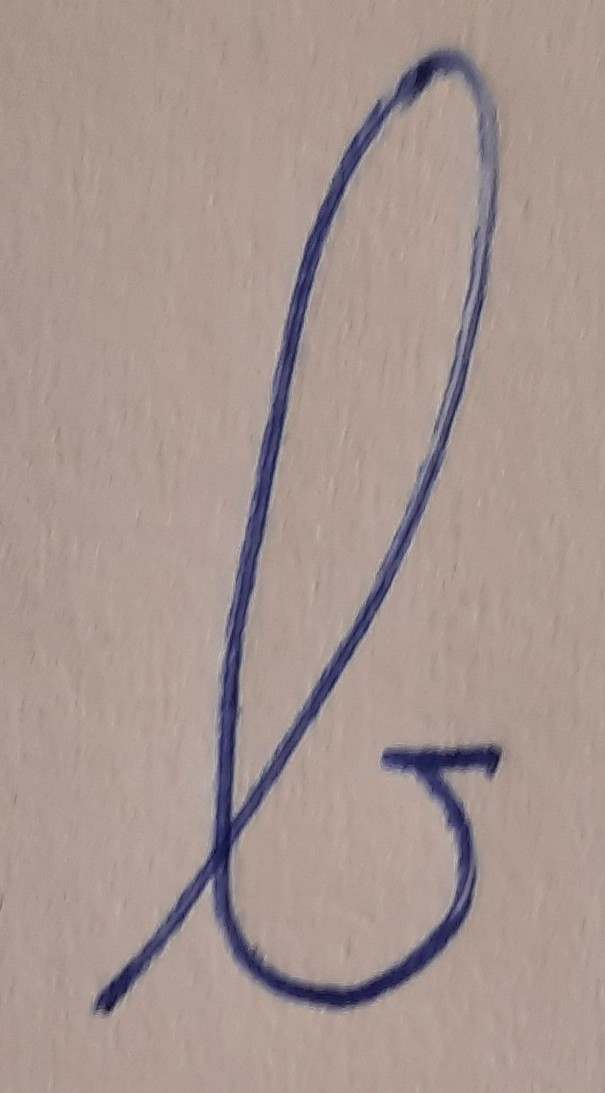
#> input picture imgs/grapheme.png, 605 x 1093 px
$ python grapheme.py   (older library calls are emulated)
#> lines starting #> are read from the running program, lines starting #| are printed output that depends on the picture; after the words box and inside, x2 and y2 are one past the last pixel; in counts of white or black regions, pixels touching at a corner belong together

import cv2
import numpy as np
import json
import matplotlib.pyplot as plt
from collections import Counter
from scipy.fft import fft
from skimage.morphology import skeletonize
from scipy.signal import welch

DIRECTIONS = [
  (0,   1),  # 0: Destra
  (-1,  1),  # 1: Alto a destra
  (-1,  0),  # 2: Alto
  (-1, -1),  # 3: Alto a sinistra
  (0,  -1),  # 4: Sinistra
  (1,  -1),  # 5: Basso a sinistra
  (1,   0),  # 6: Basso
  (1,   1),  # 7: Basso a destra
]

DIRECTIONAL_CLASSES = [
  (0, 0),  # Destra, Destra
  (0, 1),  # Destra, Alto a destra
  (0, 7),  # Destra, Basso a destra
  (7, 7),  # Basso a destra, Basso a destra
  (7, 0),  # Basso a destra, Destra
  (7, 6),  # Basso a destra, Basso
  (6, 6),  # Basso, Basso
  (6, 7),  # Basso, Basso a destra
  (6, 5),  # Basso, Basso a sinistra
  (5, 5),  # Basso a sinistra, Basso a sinistra
  (5, 6),  # Basso a sinistra, Basso
  (5, 4)   # Basso a sinistra, Sinistra
]

DIRECTIONAL_LABELS = [
  "→ →",  # (0, 0)
  "→ ↗",  # (0, 1)
  "→ ↘",  # (0, 7)
  "↘ ↘",  # (7, 7)
  "↘ →",  # (7, 0)
  "↘ ↓",  # (7, 6)
  "↓ ↓",  # (6, 6)
  "↓ ↘",  # (6, 7)
  "↓ ↙",  # (6, 5)
  "↙ ↙",  # (5, 5)
  "↙ ↓",  # (5, 6)
  "↙ ←"   # (5, 4)
]

# BINARIZZAZIONE

def load_grapheme_image(img):
#> called with img = 'imgs/grapheme.png'
  image = cv2.imread(img, cv2.IMREAD_GRAYSCALE)
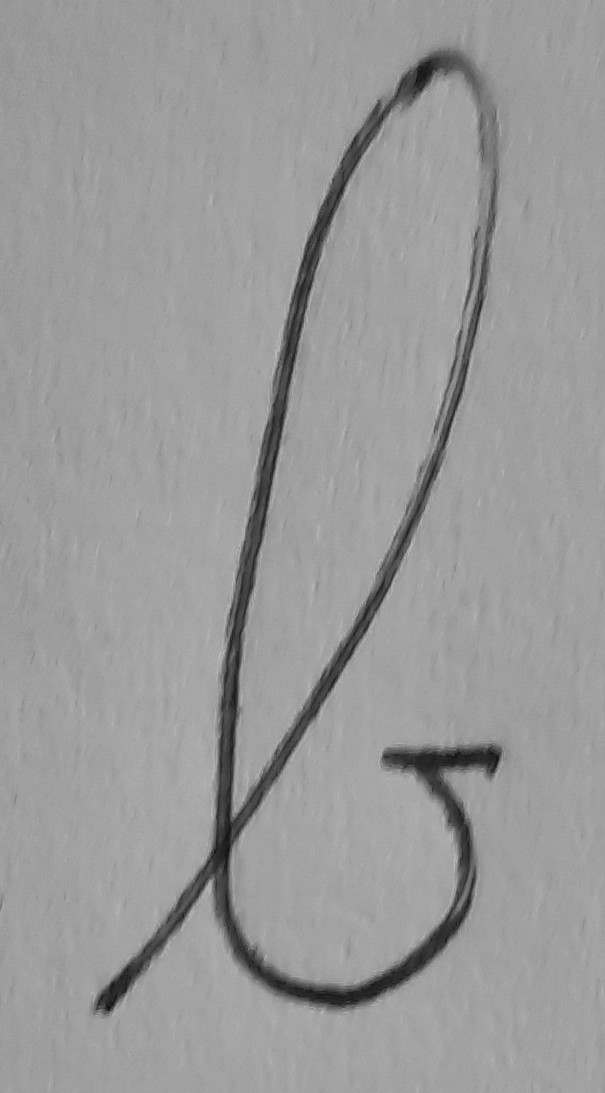
#> image: shape (1093, 605); min 10, max 193, mean 154
  original_height, original_width = image.shape
#> original_height = 1093; original_width = 605
  return image

def binarize_grapheme_image(image, threshold=127):
#> called with threshold = 127
  _, bin_image = cv2.threshold(image, threshold, 255, cv2.THRESH_BINARY)
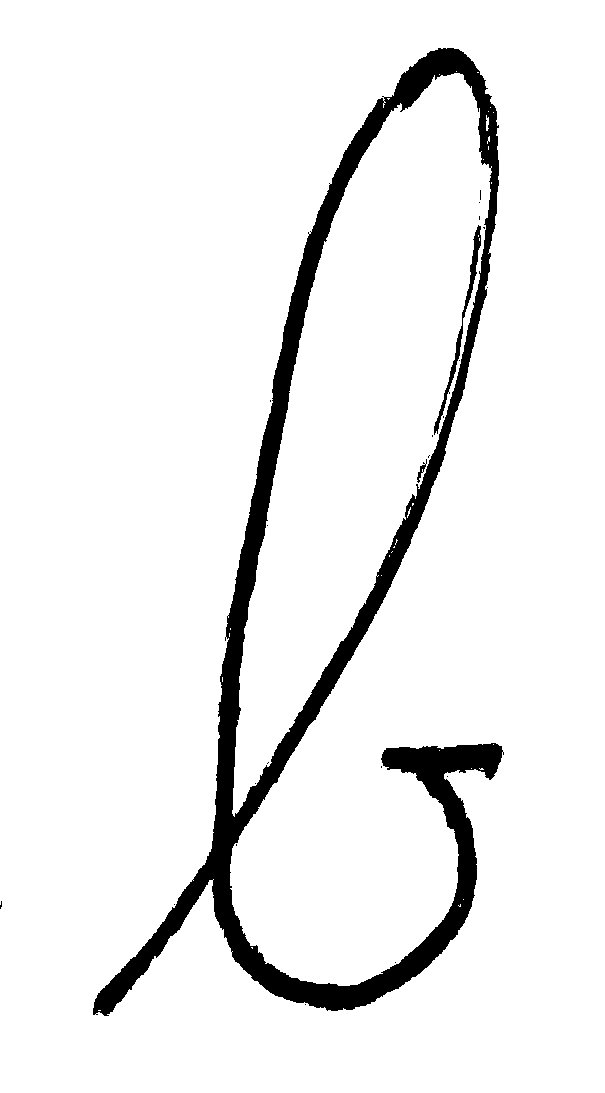
#> bin_image: shape (1093, 605); 93.2% white; 23 black regions (20 under 20 px), largest, box (x1, y1, x2, y2) and area: (93, 48, 504, 1016) 43717, (434, 225, 481, 435) 870, (417, 459, 427, 483) 69
  return bin_image

def scale_grapheme_image(image, dim=0, scale_by_width=True):
#> called with dim = 400, scale_by_width = True
  original_height, original_width = image.shape
#> original_height = 1093; original_width = 605
  # Esegui la scalatura solo se dim > 0
  if dim > 0:
    if scale_by_width:
      new_width = dim
      scale_ratio = new_width / original_width
#> scale_ratio = 0.661
      new_height = int(original_height * scale_ratio)
#> new_height = 722
      image = cv2.resize(image, (new_width, new_height))
#> image: shape (722, 400)
  return image

def rotate_grapheme_image(img, angle=0):
  # Rotazione in senso antiorario in base all'angolo
  if angle != 0:
    # Calcola le dimensioni del canvas necessarie
    # per contenere l'immagine ruotata
    (h, w) = img.shape[:2]
    center = (w // 2, h // 2)
    rotation_matrix = cv2.getRotationMatrix2D(center, angle, 1.0)
    # Calcola l'angolo di rotazione
    # per ottenere le dimensioni del canvas
    cos_angle = np.abs(rotation_matrix[0, 0])
    sin_angle = np.abs(rotation_matrix[0, 1])
    new_w = int((h * sin_angle) + (w * cos_angle))
    new_h = int((h * cos_angle) + (w * sin_angle))
    # Adatta la matrice di rotazione
    rotation_matrix[0, 2] += (new_w / 2) - center[0]
    rotation_matrix[1, 2] += (new_h / 2) - center[1]
    # Applica la rotazione
    rotated_img = cv2.warpAffine(img, rotation_matrix, (new_w, new_h))
  else:
    rotated_img = img
  return rotated_img

def extract_grapheme_edge(image):
  sobel_x = cv2.Sobel(image, cv2.CV_64F, 1,0, ksize=3)
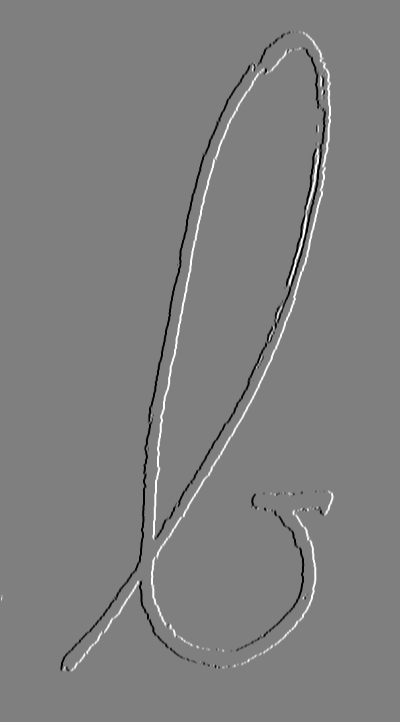
#> sobel_x: shape (722, 400) float64; min -1020, max 1020, mean 0; drawn with min black and max white
  sobel_y = cv2.Sobel(image, cv2.CV_64F, 0,1, ksize=3)
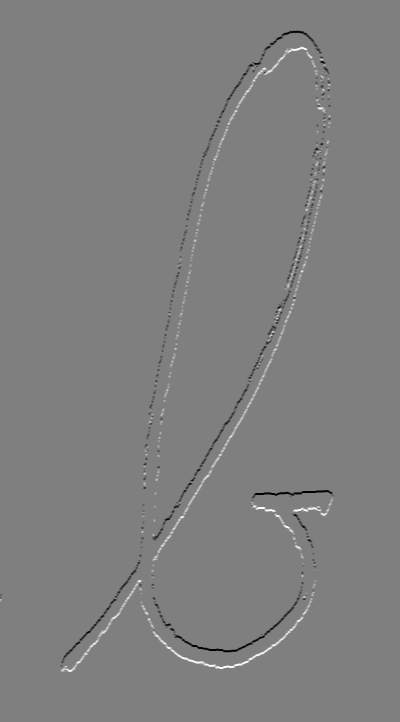
#> sobel_y: shape (722, 400) float64; min -1020, max 1020, mean 0; drawn with min black and max white
  edges = np.sqrt(sobel_x**2 + sobel_y**2)
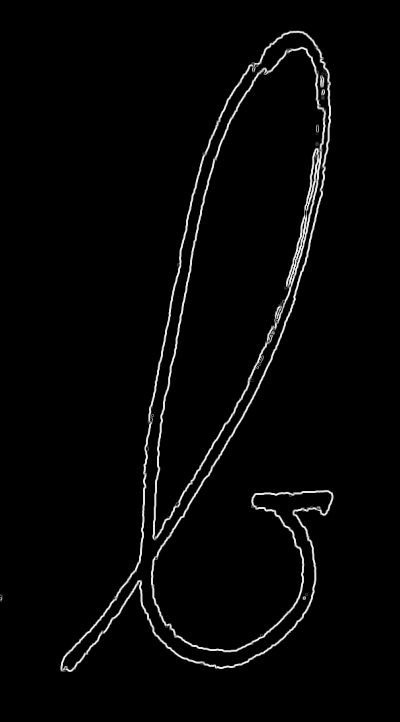
#> edges: shape (722, 400) float64; min 0, max 1140.4, mean 26.7; drawn with min black and max white
  _, edge_binary = cv2.threshold(edges, 50, 255, cv2.THRESH_BINARY)
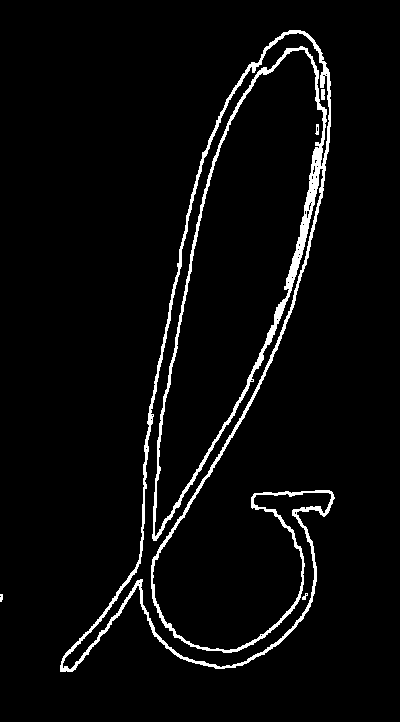
#> edge_binary: shape (722, 400) float64; 4.1% white; 5 white regions, box (x1, y1, x2, y2) and area: (60, 30, 335, 672) 11786, (321, 89, 325, 100) 43, (315, 124, 319, 135) 30, (302, 593, 308, 600) 23, (0, 594, 3, 602) 21
  edge_binary = (edge_binary > 0).astype(np.uint8)
  return edge_binary

def thin_grapheme_edge(image_edge):
  image_edge = image_edge > 0
  skeleton = skeletonize(image_edge)
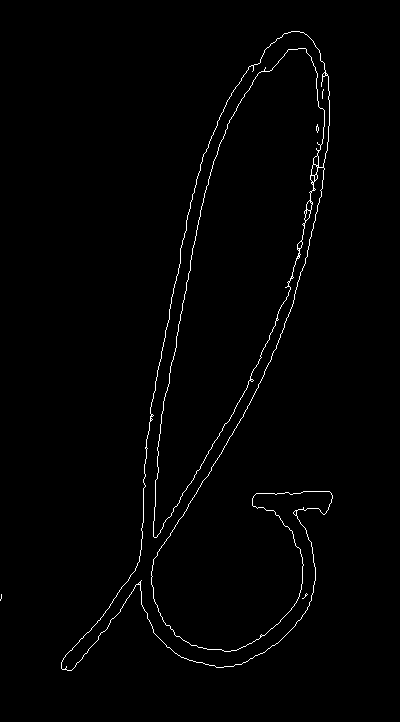
#> skeleton: shape (722, 400) bool; 1.2% white in thin lines or dots, all inside (x1, y1, x2, y2) = (0, 31, 333, 671)
  skeleton = np.uint8(skeleton) * 1
  return skeleton

# SEGMENTAZIONE

def direction(p1, p2):
  delta = (p2[0] - p1[0], p2[1] - p1[1])
  if delta in DIRECTIONS:
    return DIRECTIONS.index(delta)
  return None

def is_valid_point(p, edge_data):
  rows, cols = edge_data.shape
  return 0<=p[0]<rows and 0<=p[1]<cols and edge_data[p[0], p[1]]>0

def extend_segment(p, d, s, dir_sequence, visited, edge_data):
  while True:
      neighbors = [(p[0] + dx, p[1] + dy) for dx, dy in DIRECTIONS]
      valid_neighbors = [
          (p2, direction(p, p2))
          for p2 in neighbors
          if is_valid_point(p2, edge_data) and p2 not in visited
      ]
      if not valid_neighbors:
          break
      extended = False
      for p2, dir_p2 in valid_neighbors:
          if dir_p2 == d or dir_p2 == s:
              if dir_p2 == s and dir_sequence and dir_sequence[-1] == s:
                  continue
              p = p2
              visited.add(p)
              dir_sequence.append(dir_p2)
              extended = True
              break
      if not extended:
          break
  return dir_sequence, True

def valid_sequence_format(lst):
  in_sequence_of_ones = False
  for i in range(len(lst)):
      if lst[i] == 1:
          in_sequence_of_ones = True
      elif lst[i] == 0:
          if in_sequence_of_ones:
              in_sequence_of_ones = False
          else:
              return False
      else:
          return False
  return True

def detect_quasi_straight_segments(edge_data, n, s, l):
  Q = []
  visited = set()
  rows, cols = edge_data.shape
  for i in range(rows):
      for j in range(cols):
          if edge_data[i, j] != 0 and (i, j) not in visited:
              p1 = (i, j)
              for dir in DIRECTIONS:
                  p2 = (p1[0] + dir[0], p1[1] + dir[1])
                  if is_valid_point(p2,edge_data) and direction(p1, p2) == n:
                      dir_sequence = []
                      visited.add(p1)
                      visited.add(p2)
                      dir_sequence, valid = extend_segment(
                          p2, n, s, dir_sequence, visited, edge_data
                      )
                      if valid:
                          dir_sequence, valid = extend_segment(
                              p1,
                              (n + 4) % 8,
                              (s + 4) % 8,
                              dir_sequence[::-1],
                              visited,
                              edge_data,
                          )
                      if valid and len(dir_sequence) >= l:
                          Q.append(dir_sequence)
  return Q

def segment_grapheme_edge(img, seg_length=2):
#> called with seg_length = 5
  segments = []
  for dominant, deviation in DIRECTIONAL_CLASSES:
    detected_segment = detect_quasi_straight_segments(img, dominant,
                                                      deviation,
                                                      seg_length)
    segments.append(detected_segment)
#> this loop made 12 passes
  return segments

# ANALISI ENERGETICA

def binarize_grapheme_edge(grapheme):
  binarized_grapheme = []
  for class_index, directional_class in enumerate(grapheme):
      dominant, deviation = DIRECTIONAL_CLASSES[class_index]
      binarized_class = []
      for segment in directional_class:
          binarized_segment = [
              1 if code == dominant else 0 for code in segment]
          if valid_sequence_format(binarized_segment):
              binarized_class.append(binarized_segment)
      binarized_grapheme.append(binarized_class)
#> this loop made 12 passes
  return binarized_grapheme

def aggregate_edge_classes(binarized_grapheme_edge):
  aggregated_edge_classes = []
  for binarized_class in binarized_grapheme_edge:
      if len(binarized_class) > 0:
          aggregated_edge_classes.append((np.concatenate(binarized_class)).tolist())
      else:
          aggregated_edge_classes.append([])
  return aggregated_edge_classes

def calculate_gradients(aggregated_segment):
  return np.abs(np.diff(aggregated_segment))

def calculate_directionalities(segment_gradients, weight, k=0.693, angle=None):
  segment_gradients = np.array(segment_gradients)
  directionalities = np.exp(-k * segment_gradients) * np.exp(1j * segment_gradients * np.pi / 4) * np.exp(np.log(2))
  if angle is not None:
      directionalities *= np.exp(1j * angle)
  return directionalities

def calculate_directionality(directionalities):
  total_directionality = np.sum(directionalities)
  magnitude = np.abs(total_directionality)
  angle = np.angle(total_directionality)
  return total_directionality, magnitude, angle

def calculate_classes_directionalities(aggregated_segments, angle):
#> called with angle = 0
  cc_directionalities = []
  classes_directionalities = []
  i = 0
  for aggregated_segment in aggregated_segments:
      c_directionalities = []
      class_directionalities = []
      if len(aggregated_segment) > 0:
          gradients = calculate_gradients(aggregated_segment)
          directionalities = calculate_directionalities(gradients, angle)
          c_directionalities = directionalities.tolist()
          directionality, magnitude, angle = calculate_directionality(directionalities)
          class_directionalities.append((directionality, magnitude, angle))
      cc_directionalities.append(c_directionalities)
      classes_directionalities.append(class_directionalities)
      i = i + 1
  return classes_directionalities, cc_directionalities

# [19 lines left out: functions extract_directionalities, calculate_total_directionalities, not called in this run]

def calculate_class_magnitude(class_directionalities):
  # Considera solo la magnitudine
  return np.sqrt(np.sum(np.square(np.abs(class_directionalities))))

def calculate_class_energy(class_magnitude):
    return class_magnitude**2

def calculate_class_power(class_energy, class_length):
  return class_energy / class_length

def calculate_classes_magnitudes(classes_directionalities):
  classes_magnitudes = []
  for class_directionalities in classes_directionalities:
    if len(class_directionalities):
      # Considera solo le direzionalità
      class_magnitude = np.abs(calculate_class_magnitude([d[0] for d in class_directionalities]))
      classes_magnitudes.append(class_magnitude)
    else:
      classes_magnitudes.append(0)
  return classes_magnitudes

def calculate_classes_energies(classes_magnitudes):
  classes_energies = []
  for class_magnitude in classes_magnitudes:
    if class_magnitude:
      class_energy = calculate_class_energy(class_magnitude)
      classes_energies.append(class_energy)
    else:
      classes_energies.append(0)
#> this loop made 12 passes
#> class_magnitude on passes 2 to 12: 127, 200.9, 0, 36.94, 56.19, 0, 1154.7, 1411.5, 0, 289.3, 178.2
  return classes_energies

def calculate_total_energy(classes_energies):
  total_energy = sum(classes_energies)
  return total_energy

def calculate_classes_powers(classes_energies, classes_magnitudes):
  classes_powers = []
  for i, class_energy in enumerate(classes_energies):
      if class_energy:
          class_power = calculate_class_power(class_energy, classes_magnitudes[i])
          classes_powers.append(class_power)
      else:
          classes_powers.append(0)
#> this loop made 12 passes
#> class_energy on passes 1 to 12: 0, 16140.9, 40356.2, 0, 1364.4, 3157.4, 0, 1333285.6, 1992367.2, 0, 83720.4, 31769.1
  return classes_powers

def calculate_total_power(classes_powers):
  total_power = sum(classes_powers)
  return total_power

def calculate_psd(segment_signal, fs=1.0):
  segment_signal = np.array(segment_signal)
  N = len(segment_signal)
  fft_result = np.fft.fft(segment_signal)
  psd = (2 / (N * fs)) * np.abs(fft_result[:N//2])**2
  freqs = np.fft.fftfreq(N, d=1/fs)
  positive_freqs = freqs[:N//2]
  return positive_freqs, psd

def calculate_psds(aggregated_segments):
  class_psds = []
  for aggregated_segment in aggregated_segments:
      if len(aggregated_segment) > 0:
        freqs, psd = calculate_psd(aggregated_segment)
      else:
        freqs = np.array([0])
        psd = np.array([0])
      class_psds.append((freqs, psd))
  return class_psds

def calculate_total_powers(psd_results):
  total_powers = []
  for freqs, psd in psd_results:
    # Somma tutti i valori della PSD per calcolare la potenza totale
    total_power = np.sum(psd)
    total_powers.append(total_power)
  return total_powers

def calculate_total_powers_exclude_dc(psd_results):
  total_powers = []
  for freqs, psd in psd_results:
      # Escludi la componente continua, che è la prima frequenza (0 Hz)
      # Somma tutti i valori di PSD escludendo il primo elemento (frequenza 0)
      total_power = np.sum(psd[1:])
      total_powers.append(total_power)
  return total_powers

def calculate_inverted_max_psds(class_psds):
  inverted_max_psds = []
  for idx, (freqs, psd) in enumerate(class_psds):
      max_psd = np.max(psd)
      inverted_max_psds.append(max_psd)
  return inverted_max_psds

def calculate_rapporto_powers_inverted_max_psds(classes_powers, inverted_max_psds):
  rapporto_powers_inverted_max_psds = []
  if len(classes_powers) == len(inverted_max_psds):
      for idx in range(len(inverted_max_psds)):
          if classes_powers[idx] != 0:
              rapporto = inverted_max_psds[idx]/classes_powers[idx]
              rapporto_powers_inverted_max_psds.append(rapporto)
          else:
              rapporto_powers_inverted_max_psds.append(0)
  return rapporto_powers_inverted_max_psds

def calculate_total_inverted_psd(inverted_max_psds):
  total_inverted_psd = sum(inverted_max_psds)
  return total_inverted_psd

# [59 lines left out: functions show_image, plot_powers, plot_psds, plot_inverted_psds, serialize_complex, not called in this run]

def main(path, dim, angle, min_segment_len, colors, test=None):
  grapheme = load_grapheme_image(path)
  grapheme = binarize_grapheme_image(grapheme)
  grapheme = scale_grapheme_image(grapheme, dim, True)
  grapheme = extract_grapheme_edge(grapheme)
  grapheme = thin_grapheme_edge(grapheme)
  grapheme = rotate_grapheme_image(grapheme, angle=angle)
  segmented_grapheme = segment_grapheme_edge(grapheme, min_segment_len)
  binarized_grapheme_edge = binarize_grapheme_edge(segmented_grapheme)
  aggregated_segments = aggregate_edge_classes(binarized_grapheme_edge)
  classes_directionalities, cc_directionalities = calculate_classes_directionalities(aggregated_segments, angle)
  #total_directionalities = calculate_total_directionalities(classes_directionalities)
  classes_magnitudes = calculate_classes_magnitudes(classes_directionalities)
  classes_energies = calculate_classes_energies(classes_magnitudes)
  total_energy = calculate_total_energy(classes_energies)
  classes_powers = calculate_classes_powers(classes_energies, classes_magnitudes)
  total_power = calculate_total_power(classes_powers)
  psds = calculate_psds(aggregated_segments)
  #psds = calculate_psds(cc_directionalities)
  total_psd_powers = calculate_total_powers(psds)
  total_powers_exclude_dc = calculate_total_powers_exclude_dc(psds)
  inverted_max_psds = calculate_inverted_max_psds(psds)
  rapporto_powers_inverted_max_psds = calculate_rapporto_powers_inverted_max_psds(classes_powers, inverted_max_psds)
  total_inverted_psd = calculate_total_inverted_psd(inverted_max_psds)
  rapporto_totale = total_power/total_inverted_psd
  report = [
      f'path: {path}',
      f'angle: {angle}',
      f'classes_directionalities: {classes_directionalities}',
#> (the run stopped early here; a loop or call above may not have finished)
